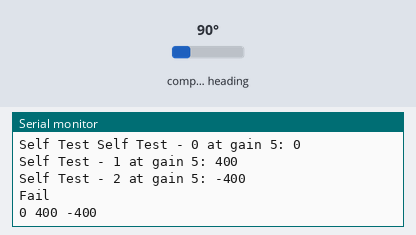
This sketch was run on a simulated Arduino Uno, built with avr-gcc and run on an emulated ATmega328P. On the bench: the last lines printed to the serial monitor. Wiring (inferred from the names in the program): HMC5883L compass at I2C address 0x1E. The test bench sets the inputs (shaded band); at power-on: compass heading 90°.

Above: at 2.1 s.
2.2 s: compass heading set to 7°
At 3.6 s:
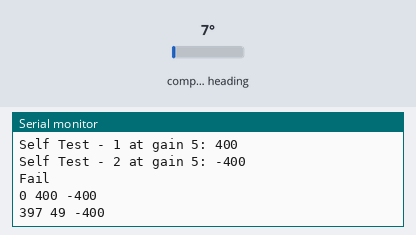
3.7 s: compass heading set to 180°
At 5.0 s:
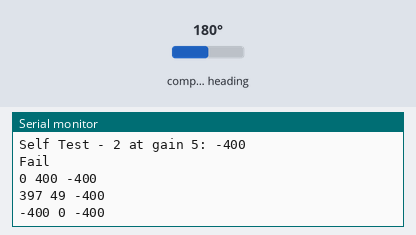
Timing chart, 0 to 6.7 s (numbered marks = the images above; inputs shaded):
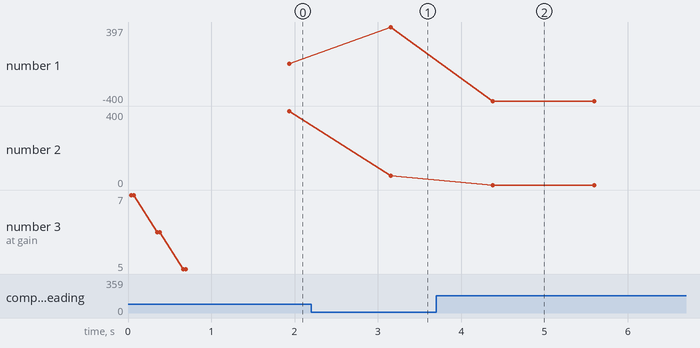

The sketch:

magsens_HMC5883_v2.ino
```cpp
/* FILE:    ARD_HMC5803L_GY273_Example
   DATE:    23/10/13
   VERSION: 0.1

This is an example of how to use the Hobby Components GY-273 module (HCMODU0036) which
uses a Honeywell HMC5883L 3-Axis Digital Compass IC. The IC uses an I2C interface to
communicate which is compatible with the standard Arduino Wire library.

This example demonstrates how to initialise and read the module in single shot
measurement mode. It will continually trigger single measurements and output the
results for the 3 axis to the serial port.


CONNECTIONS:

MODULE    ARDUINO
VCC       3.3V
GND       GND
SCL       A5
SDA       A4
DRDY      N/A


You may copy, alter and reuse this code in any way you like, but please leave
reference to HobbyComponents.com in your comments if you redistribute this code.
This software may not be used for the purpose of promoting or selling products
that directly compete with Hobby Components Ltd's own range of products.

THIS SOFTWARE IS PROVIDED "AS IS". HOBBY COMPONENTS MAKES NO WARRANTIES, WHETHER
EXPRESS, IMPLIED OR STATUTORY, INCLUDING, BUT NOT LIMITED TO, IMPLIED WARRANTIES OF
MERCHANTABILITY AND FITNESS FOR A PARTICULAR PURPOSE, ACCURACY OR LACK OF NEGLIGENCE.
HOBBY COMPONENTS SHALL NOT, IN ANY CIRCUMSTANCES, BE LIABLE FOR ANY DAMAGES,
INCLUDING, BUT NOT LIMITED TO, SPECIAL, INCIDENTAL OR CONSEQUENTIAL DAMAGES FOR ANY
REASON WHATSOEVER. */

/* Include the standard Wire library */
#include <Wire.h>

/* The I2C address of the module */
#define HMC5803L_Address 0x1E

/* Register address for the X Y and Z data */
#define X 3
#define Y 7
#define Z 5

void setup()
{
  Serial.begin(9600);
  /* Initialise the Wire library */
  Wire.begin();

  /* Initialise the module */
  Init_HMC5803L();


  /* Self Test */
  Serial.print("Self Test ");
  Serial.println (  HMC5803L_SelfTest(7) ? "Pass" : "Fail");


  /* Self Test */
  Serial.print("Self Test ");
  Serial.println (  HMC5803L_SelfTest(6) ? "Pass" : "Fail");


  /* Self Test */
  Serial.print("Self Test ");
  Serial.println (  HMC5803L_SelfTest(5) ? "Pass" : "Fail");


  /* Initialise the module */
  Init_HMC5803L();
}

void loop()
{
  delay(1000);
  /* Read each sensor axis data and output to the serial port */

  Serial.print(HMC5803L_Read(X));
  Serial.print(" ");
  Serial.print(HMC5803L_Read(Y));
  Serial.print(" ");
  Serial.println(HMC5803L_Read(Z));

  /* Wait a little before reading again */
  delay(200);
}


/* This function will initialise the module and only needs to be run once
   after the module is first powered up or reset */
void Init_HMC5803L(void)
{
  /* Set the module to 8x averaging and 15Hz measurement rate */
  Wire.beginTransmission(HMC5803L_Address);
  Wire.write(0x00);
  Wire.write(0x70);

  /* Set a gain of 1 - 0x20 corresponds to range +-1.3Ga*/
  /* Set a gain of 5 - 0xA0 corresponds to range +-1.3Ga*/
  Wire.write(0x01);
  Wire.write(0xA0);
  Wire.endTransmission();
}


/* This function will read once from one of the 3 axis data registers
and return the 16 bit signed result. */
int HMC5803L_Read(byte Axis)
{
  int Result;

  /* Initiate a single measurement */
  Wire.beginTransmission(HMC5803L_Address);
  Wire.write(0x02);
  Wire.write(0x01);
  Wire.endTransmission();
  delay(6);

  /* Move modules the resiger pointer to one of the axis data registers */
  Wire.beginTransmission(HMC5803L_Address);
  Wire.write(Axis);
  Wire.endTransmission();


  /* Read the data from registers (there are two 8 bit registers for each axis) */
  Wire.requestFrom(HMC5803L_Address, 2);


  Result = Wire.read() << 8;
  Result |= Wire.read();


  return Result;
}


/* This function implements a self-test as described in the datasheet of HMC5833
and returns the optima gain_index as defined in the data sheet.gain _index is an integer between 0 to 7 (3 bits)*/


bool HMC5803L_SelfTest(int current_gain_index)
{
  bool passTestFlag = false;

  // current gain must be between 0 and 7
  constrain(current_gain_index, 0, 7);
  int Result [3]; // Self test vriables
  const int AXIS_List [] = {X, Y, Z};
  // GN2 GN1 GN0 from 0 to 7
  const int GAIN_List [] = {1370, 1090, 820, 660, 440, 390, 330 , 230};


  /* Set the module to 8x averaging and 15Hz measurement rate positive self test mode */
  Wire.beginTransmission(HMC5803L_Address);
  Wire.write(0x00);
  Wire.write(0x71);


  /* Set a gain of 5 - 0xA0 corresponds to range +-1.3Ga*/
  /* Curent gain shifted left 5 times to get CRB7-CRB5*/
  Wire.write(0x01);
  Wire.write(current_gain_index << 5);


  /* Continuous measurement mode*/
  Wire.write(0x02);
  Wire.write(0x00);

  Wire.endTransmission();

  // Wait for 7 ms , datasheet recommends 6ms
  delay (6);


  /* Now read all the 3 axis data */

  for (int i = 0; i < 3; i++)
  {
    /* Move modules the resiger pointer to one of the axis data registers */
    Wire.beginTransmission(HMC5803L_Address);
    Wire.write(AXIS_List[i]);
    Wire.endTransmission();


    /* Read the data from registers (there are two 8 bit registers for each axis) */
    Wire.requestFrom(HMC5803L_Address, 2);
    Result[i] = Wire.read() << 8;
    Result[i] |= Wire.read();


    Serial.print("Self Test - ");
    Serial.print(i);
    Serial.print(" at gain ");
    Serial.print(current_gain_index);
    Serial.print(": ");
    Serial.println(Result[i]);


  }

  passTestFlag = true;
  for (int i = 0; i < 3; i++)
  {


    passTestFlag &= (Result[i]>=(GAIN_List [current_gain_index]*243L)/390) &&
                    (Result[i]<=(GAIN_List [current_gain_index] * 575L) / 390);


    if (!passTestFlag) break;
  }


  /* Set the module to 8x averaging and 15Hz measurement rate */
  Wire.beginTransmission(HMC5803L_Address);
  Wire.write(0x00);
  Wire.write(0x70);
  Wire.endTransmission();

delay (62);
// dump the reading after self-test

 HMC5803L_Read(X);
delay(62);
 HMC5803L_Read(Y);
delay(62);
 HMC5803L_Read(Z);
delay(62);
  return passTestFlag;

}
```

Measured:
- after the input at 2.2 s, the serial monitor: prints a new line after 0.96 s (image 1)
- after the input at 3.7 s, the serial monitor: prints a new line after 0.68 s (image 2)
- plotted number 1: 0 → 397 after the input at 2.2 s
- plotted number 2: 400 → 49 after the input at 2.2 s
